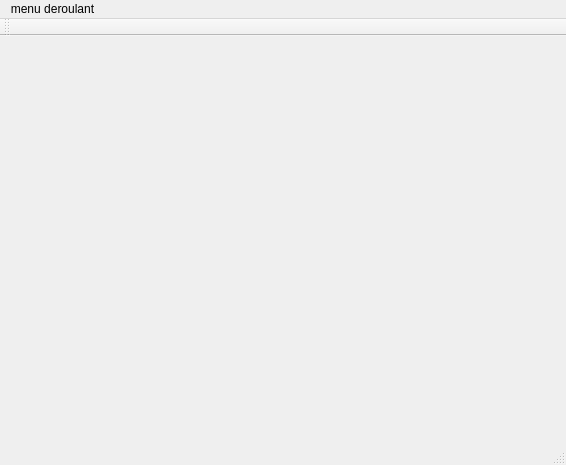
<?xml version="1.0" encoding="UTF-8"?>
<ui version="4.0">
 <class>MainWindow</class>
 <widget class="QMainWindow" name="MainWindow">
  <property name="geometry">
   <rect>
    <x>0</x>
    <y>0</y>
    <width>566</width>
    <height>465</height>
   </rect>
  </property>
  <property name="windowTitle">
   <string>MainWindow</string>
  </property>
  <widget class="QWidget" name="centralWidget"/>
  <widget class="QMenuBar" name="menuBar">
   <property name="geometry">
    <rect>
     <x>0</x>
     <y>0</y>
     <width>566</width>
     <height>19</height>
    </rect>
   </property>
   <widget class="QMenu" name="menumenu_deroulant">
    <property name="title">
     <string>menu deroulant</string>
    </property>
    <addaction name="actionmenu_1"/>
    <addaction name="actionmenu_2"/>
    <addaction name="actionmenu_3"/>
   </widget>
   <addaction name="menumenu_deroulant"/>
  </widget>
  <widget class="QToolBar" name="mainToolBar">
   <attribute name="toolBarArea">
    <enum>TopToolBarArea</enum>
   </attribute>
   <attribute name="toolBarBreak">
    <bool>false</bool>
   </attribute>
  </widget>
  <widget class="QStatusBar" name="statusBar"/>
  <action name="actionFile">
   <property name="text">
    <string>File</string>
   </property>
  </action>
  <action name="actiontest">
   <property name="text">
    <string>test</string>
   </property>
  </action>
  <action name="actionmenu_1">
   <property name="text">
    <string>menu 1</string>
   </property>
  </action>
  <action name="actionmenu_2">
   <property name="text">
    <string>menu 2</string>
   </property>
  </action>
  <action name="actionmenu_3">
   <property name="text">
    <string>menu 3</string>
   </property>
  </action>
 </widget>
 <layoutdefault spacing="6" margin="11"/>
 <resources/>
 <connections/>
</ui>
